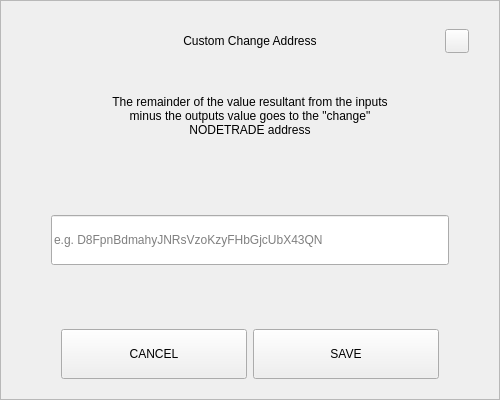
<?xml version="1.0" encoding="UTF-8"?>
<ui version="4.0">
 <class>SendChangeAddressDialog</class>
 <widget class="QDialog" name="SendChangeAddressDialog">
  <property name="geometry">
   <rect>
    <x>0</x>
    <y>0</y>
    <width>500</width>
    <height>400</height>
   </rect>
  </property>
  <property name="windowTitle">
   <string notr="true">N/A</string>
  </property>
  <layout class="QVBoxLayout" name="verticalLayout">
   <property name="spacing">
    <number>0</number>
   </property>
   <property name="leftMargin">
    <number>0</number>
   </property>
   <property name="topMargin">
    <number>0</number>
   </property>
   <property name="rightMargin">
    <number>0</number>
   </property>
   <property name="bottomMargin">
    <number>0</number>
   </property>
   <item>
    <widget class="QFrame" name="frame">
     <property name="styleSheet">
      <string notr="true"/>
     </property>
     <property name="frameShape">
      <enum>QFrame::StyledPanel</enum>
     </property>
     <property name="frameShadow">
      <enum>QFrame::Raised</enum>
     </property>
     <layout class="QVBoxLayout" name="verticalLayout_2" stretch="0,0,0,0,0,0,0">
      <property name="spacing">
       <number>0</number>
      </property>
      <property name="leftMargin">
       <number>30</number>
      </property>
      <property name="topMargin">
       <number>20</number>
      </property>
      <property name="rightMargin">
       <number>30</number>
      </property>
      <property name="bottomMargin">
       <number>20</number>
      </property>
      <item>
       <layout class="QHBoxLayout" name="horizontalLayout_3">
        <property name="spacing">
         <number>0</number>
        </property>
        <item>
         <spacer name="horizontalSpacer_2">
          <property name="orientation">
           <enum>Qt::Horizontal</enum>
          </property>
          <property name="sizeHint" stdset="0">
           <size>
            <width>40</width>
            <height>20</height>
           </size>
          </property>
         </spacer>
        </item>
        <item>
         <widget class="QLabel" name="labelTitle">
          <property name="minimumSize">
           <size>
            <width>0</width>
            <height>40</height>
           </size>
          </property>
          <property name="maximumSize">
           <size>
            <width>16777215</width>
            <height>40</height>
           </size>
          </property>
          <property name="styleSheet">
           <string notr="true">padding-left:24px;</string>
          </property>
          <property name="text">
           <string>Custom Change Address</string>
          </property>
          <property name="alignment">
           <set>Qt::AlignCenter</set>
          </property>
          <property name="margin">
           <number>7</number>
          </property>
         </widget>
        </item>
        <item>
         <spacer name="horizontalSpacer">
          <property name="orientation">
           <enum>Qt::Horizontal</enum>
          </property>
          <property name="sizeHint" stdset="0">
           <size>
            <width>40</width>
            <height>20</height>
           </size>
          </property>
         </spacer>
        </item>
        <item>
         <widget class="QPushButton" name="btnEsc">
          <property name="minimumSize">
           <size>
            <width>24</width>
            <height>24</height>
           </size>
          </property>
          <property name="maximumSize">
           <size>
            <width>24</width>
            <height>24</height>
           </size>
          </property>
          <property name="focusPolicy">
           <enum>Qt::NoFocus</enum>
          </property>
          <property name="text">
           <string/>
          </property>
         </widget>
        </item>
       </layout>
      </item>
      <item>
       <spacer name="verticalSpacer_2">
        <property name="orientation">
         <enum>Qt::Vertical</enum>
        </property>
        <property name="sizeType">
         <enum>QSizePolicy::Fixed</enum>
        </property>
        <property name="sizeHint" stdset="0">
         <size>
          <width>20</width>
          <height>20</height>
         </size>
        </property>
       </spacer>
      </item>
      <item alignment="Qt::AlignHCenter">
       <widget class="QLabel" name="labelMessage">
        <property name="minimumSize">
         <size>
          <width>0</width>
          <height>70</height>
         </size>
        </property>
        <property name="text">
         <string>The remainder of the value resultant from the inputs minus the outputs value goes to the &quot;change&quot; NODETRADE address</string>
        </property>
        <property name="alignment">
         <set>Qt::AlignCenter</set>
        </property>
        <property name="wordWrap">
         <bool>true</bool>
        </property>
       </widget>
      </item>
      <item>
       <spacer name="verticalSpacer_3">
        <property name="orientation">
         <enum>Qt::Vertical</enum>
        </property>
        <property name="sizeHint" stdset="0">
         <size>
          <width>20</width>
          <height>40</height>
         </size>
        </property>
       </spacer>
      </item>
      <item>
       <layout class="QHBoxLayout" name="horizontalLayout_2">
        <property name="spacing">
         <number>0</number>
        </property>
        <property name="leftMargin">
         <number>20</number>
        </property>
        <property name="rightMargin">
         <number>20</number>
        </property>
        <item>
         <widget class="QLineEdit" name="lineEditAddress">
          <property name="minimumSize">
           <size>
            <width>0</width>
            <height>50</height>
           </size>
          </property>
          <property name="placeholderText">
           <string notr="true">e.g. D8FpnBdmahyJNRsVzoKzyFHbGjcUbX43QN</string>
          </property>
         </widget>
        </item>
       </layout>
      </item>
      <item>
       <spacer name="verticalSpacer">
        <property name="orientation">
         <enum>Qt::Vertical</enum>
        </property>
        <property name="sizeHint" stdset="0">
         <size>
          <width>20</width>
          <height>40</height>
         </size>
        </property>
       </spacer>
      </item>
      <item>
       <layout class="QHBoxLayout" name="horizontalLayout" stretch="2,2">
        <property name="spacing">
         <number>6</number>
        </property>
        <property name="leftMargin">
         <number>30</number>
        </property>
        <property name="rightMargin">
         <number>30</number>
        </property>
        <item>
         <widget class="QPushButton" name="btnCancel">
          <property name="minimumSize">
           <size>
            <width>180</width>
            <height>50</height>
           </size>
          </property>
          <property name="focusPolicy">
           <enum>Qt::NoFocus</enum>
          </property>
          <property name="text">
           <string>CANCEL</string>
          </property>
         </widget>
        </item>
        <item>
         <widget class="QPushButton" name="btnSave">
          <property name="minimumSize">
           <size>
            <width>180</width>
            <height>50</height>
           </size>
          </property>
          <property name="focusPolicy">
           <enum>Qt::NoFocus</enum>
          </property>
          <property name="text">
           <string>SAVE</string>
          </property>
         </widget>
        </item>
       </layout>
      </item>
     </layout>
    </widget>
   </item>
  </layout>
 </widget>
 <resources/>
 <connections/>
</ui>
